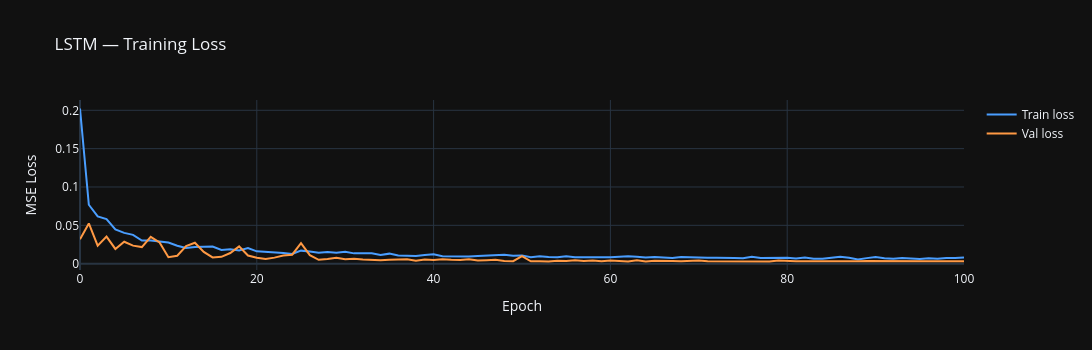

This figure's notebook cell:
### Code cell
model_lstm = Sequential([
    Input(shape=(WINDOW_SIZE, len(FEATURE_COLS))),
    Bidirectional(LSTM(64, return_sequences=True)),
    Dropout(0.3),
    Bidirectional(LSTM(32)),
    Dropout(0.3),
    Dense(1),
])

model_lstm.compile(optimizer="adam", loss="mse")

callbacks = [
    EarlyStopping(monitor="val_loss", patience=25, restore_best_weights=True),
    ReduceLROnPlateau(monitor="val_loss", factor=0.5, patience=10, verbose=0),
]

history = model_lstm.fit(
    X_tr, y_tr,
    epochs=150,
    batch_size=16,
    validation_data=(X_val, y_val),
    callbacks=callbacks,
    verbose=0,
)

print(f"Stopped at epoch : {len(history.history['loss'])}")
print(f"Best val_loss    : {min(history.history['val_loss']):.6f}")

# Training curve
fig = go.Figure()
fig.add_trace(go.Scatter(
    y=history.history["loss"],
    mode="lines", name="Train loss",
    line=dict(color="#4a9eff"),
))
fig.add_trace(go.Scatter(
    y=history.history["val_loss"],
    mode="lines", name="Val loss",
    line=dict(color="#ff9944"),
))
fig.update_layout(
    title="LSTM — Training Loss",
    xaxis_title="Epoch", yaxis_title="MSE Loss",
    template="plotly_dark", height=350,
    width=1200,
)
fig.show()
